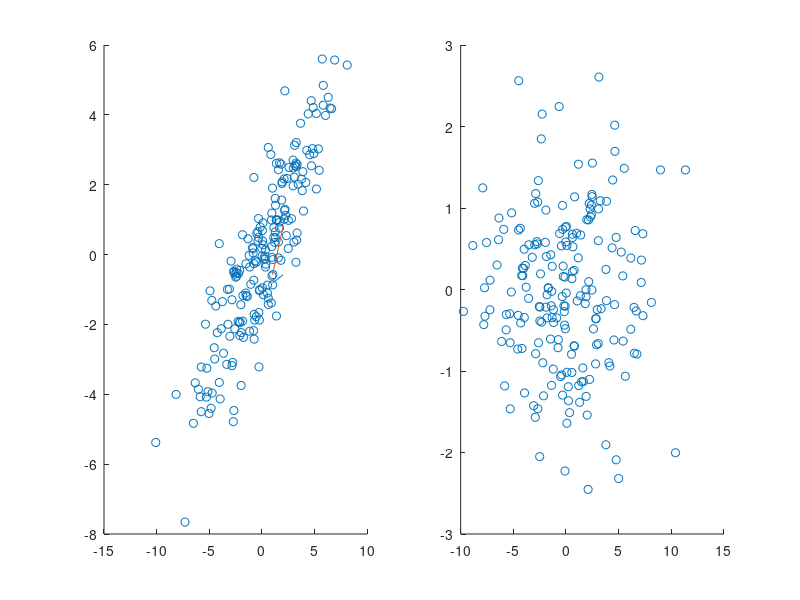

The MATLAB source for this figure: (Note: this script raises an error after producing the figure.)
%% lecture 5 - slide 25
clearvars
FigHandle = figure('name','lecture 5 - 25','numbertitle','off');
set(FigHandle, 'Position', [50, 50, 1000, 500]);
N = 200;
x1 = 4 * randn(N,1);
y1 = 1 * randn(N,1);
R = [cosd(145) -sind(145); sind(145) cosd(145)];
scaling = [x1, y1] * R;
x1 = scaling(:,1);
y1 = scaling(:,2);

data = [x1 y1];
X = data.';

subplot(1,2,1);
scatter(x1,y1);

cov_x = cov(X.');
[U,S,V] = svd(cov_x);
R = U*X;

% seperating X and Y for scatter plot purpose
x_plot = R(1,:);
y_plot = R(2,:);

% plotting the Eigen Vectors
hold on 
plot(U(:,1));
plot(U(:,2));
hold off;

% plotting the PCA output
subplot(1,2,2);
scatter(x_plot,y_plot);


%% lecture 5 - slide 37
clearvars
FigHandle = figure('name','lecture 5 - 37','numbertitle','off');
set(FigHandle, 'Position', [50, 50, 600, 500]);

load faces.mat;
cov_x = cov(X.');
[U,S,V] = svd(cov_x);
for i = 1:36
    subplot(6,6,i);
    img = reshape(U(:,i),M,N);
    imagesc(img),colormap(bone);axis off; 
end
%% lecture 5 - slide 39
clearvars
FigHandle = figure('name','lecture 5 - slide 39','numbertitle','off');
set(FigHandle, 'Position', [50, 50, 1000, 200]);

load faces.mat;

[H,V] = size(X);
INPUT = X;
subplot(1,6,1);
imagesc(reshape(INPUT(:,11),M,N)),colormap(bone),title('input');


%% taking mean face reduction
mean_face_vector = sum(X,2) / V;
mean_face = reshape(mean_face_vector,M,N);
% figure,imagesc(mean_face),colormap(bone);
for i = 1:V
    X(:,i) = X(:,i) - mean_face_vector;
end

%% Taking PCA
cov_x = cov(X.');
[U,S,V] = svd(cov_x);

%% for k = 50
k = 50;
U50 = U(:,1:k);
U50T = U50.';
size(U50T)
W = U50T*X;
recoveredFaces = U50T.' * W;
size(recoveredFaces)
approxFace = reshape(recoveredFaces(:,11),M,N);


subplot(1,6,2);
imagesc(U50T(:,11)),colormap gray,title('Weights');


subplot(1,6,3)
imagesc(approxFace+mean_face),colormap(bone),title('Approximation');

%% for k = 10
k = 10;
U10 = U(:,1:k);
U10T = U10.';
W = U10T*X;
recoveredFaces = U10T.' * W;
approxFace = reshape(recoveredFaces(:,11),M,N);

subplot(1,6,4);
imagesc(reshape(INPUT(:,11),M,N)),colormap(bone),title('input');


subplot(1,6,5)
imagesc(U10T(:,11)),colormap(bone),title('Weight');

subplot(1,6,6)
imagesc(approxFace+mean_face),colormap(bone), title('Approximation');

%% lecture 5 - slide 52
clearvars
FigHandle = figure('name','lecture 5 - slide 52','numbertitle','off');
set(FigHandle, 'Position', [50, 50, 1000, 500]);

load faces.mat;

[H,V] = size(X);
for i = 1:V
    imageTensor(:,:,i) = reshape(X(:,i),M,N);
end

xrange = [1 15];
yrange = [1 15];
%patchTensor
for i = 1:V
    x = uint8(rand(1,1)*range(xrange)+min(xrange));
    y = uint8(rand(1,1)*range(yrange)+min(yrange));
    imag = imageTensor(:,:,i);
    % taking patch of 10x10 size random
    patch = imag(x:x+9,y:y+9);
    patchTensor(:,:,i) = patch;
end

for i = 1:V
    p = patchTensor(:,:,i);
    inp(:,i) = p(:);
end

X = inp;
cov_x = cov(X.');
[U,S,V] = svd(cov_x);
for i = 1:50
    subplot(5,10,i);
    imagesc(reshape(U(:,i),10,10)),colormap(bone);axis off;
end

%% lecture 6 - slide 22
clearvars
FigHandle = figure('name','lecture 6 - 22','numbertitle','off');
set(FigHandle, 'Position', [50, 50, 1300, 300]);

N = 1000;
%range -1 to 1
a = -1;
b = 1;
r1 = (b-a).*rand(N,1) + a;
r2 = (b-a).*rand(N,1) + a;

x = 2*r1 + r2;
y = r1 + r2;

X = zeros(2,N);
X(1,:) = x;
X(2,:) = y;

subplot(1,3,1)
scatter(x,y);title('input');

% PCA
cov_x = cov(X.');
[U,S,V] = svd(cov_x);
R = U*X;
x_plot = R(1,:);
y_plot = R(2,:);

subplot(1,3,2)
scatter(x_plot,y_plot);title('PCA');

W = eye(2);
D = eye(2);
learningRate = 0.005;
delta = 0.00001;

% ICA
W = helperICA(learningRate, delta, W, X, D, N);
op = W*X;
size(op)
subplot(1,3,3)
scatter(op(1,:),op(2,:),'o'),title('ICA');

%% lecture 6 - slide 32
clearvars
load faces.mat;
[H,V] = size(X);
INPUT = X;

mean_face_vector = sum(X,2) / V;
mean_face = reshape(mean_face_vector,M,N);
% figure,imagesc(mean_face),colormap(bone);
for i = 1:V
    X(:,i) = X(:,i) - mean_face_vector;
end

cov_x = cov(X.');
[U,S,V] = svd(cov_x);
PCA_eigen = U;

FigHandle = figure('name','EIGEN FACES','numbertitle','off');
set(FigHandle, 'Position', [50, 50, 500, 500]);
for i = 1:16
    subplot(4,4,i);
    img = reshape(PCA_eigen(:,i),30,26);
    imagesc(img),colormap(bone);axis off;
end

ICA_INPUT = U(:,1:16).'*X;
W = rand(16);
D = eye(16);
learningRate = 1e-16;
delta = 0.00001;
N = 1000;
% normalize it
max_vals = max(ICA_INPUT.').';
ICA_INPUT = bsxfun(@rdivide,ICA_INPUT,max_vals);

W = helperICA(learningRate, delta, W, ICA_INPUT, D, N);
op = W * U(:,1:16).';
op = op.'; % to match slide sequence of faces
FigHandle = figure('name','ICA FACES','numbertitle','off');
set(FigHandle, 'Position', [50, 50, 500, 500]);
for i = 1:16
   subplot(4,4,i);
   img = reshape(op(:,i),30,26);
   imagesc(img),colormap(bone);axis off;
end
%% lecture 6 - slide 45
clearvars
in = zeros(100,200);
for i = 2:23
    for j = 2:23
        in(i,j) = 1;
    end
end

for i = 2:23
    for j = 50:90
        in(i,j) = 1;
    end
end

for i = 2:23
    for j = 130:160
        in(i,j) = 1;
    end
end

for i = 2:23
    for j = 183:200
        in(i,j) = 1;
    end
end

for i = 80:90
    for j = 20:40
        in(i,j) = 1;
    end
end

for i = 80:90
    for j = 80:110
        in(i,j) = 1;
    end
end

for i = 80:90
    for j = 150:180
        in(i,j) = 1;
    end
end
imagesc(imcomplement(in)),colormap gray;
axis xy

errorrate = 1e-5;
X = double(in);
H = rand(2,200)+10;
W = rand(100, 2)+10;
N = 500;
[output,W,H,N] = nmf_helper(X,W,H,N,errorrate);
figure
subplot(4,1,1)
plot(W(:,1)),title('Sometimes due to the randomness, it needs to be rerun for proper output - W column 1');
subplot(4,1,2)
plot(W(:,2)),title('W column 2');
subplot(4,1,3)
plot(H(1,:)),title('H ROW 1');
subplot(4,1,4)
plot(H(2,:)),title('H ROW 2');

%% lecture 6 - slide 51,52,53
clearvars
file = 'hands.mp4';
v = VideoReader(file);
i = 1;
while hasFrame(v)
    frame = readFrame(v);
    grayScale = rgb2gray(frame);
    video(:,i) = grayScale(:);
    i = i + 1;
end
X = double(video);
size(video)
[U,D] = eigs(cov(X.'));
size(X)
U = U(:,1:3);
UT = U.';
Z = UT*X;
figure('name','lecture 6 - slide 51','numbertitle','off');
subplot(2,3,1)
ut = reshape(U(:,1),60,80);
imagesc(ut*240),colormap bone,title('Component 1');

subplot(2,3,2)
ut = reshape(U(:,2),60,80);
imagesc(ut*240),colormap bone,title('Component 2');

subplot(2,3,3)
ut = reshape(U(:,3),60,80);
imagesc(ut*240),colormap bone,title('Component 3');

figure('name','lecture 6 - slide 51','numbertitle','off');
plot(Z(1,:))
hold on
plot(Z(2,:))
hold on
plot(Z(3,:))
hold off
W = rand(3);
D = eye(3);

learningRate = 1e-16;
delta = 0.0001;
N = 150;
W = helperICA(learningRate, delta, W, Z, D, N);
op = W * U.';
Z = op * X;

figure('name','lecture 6 - slide 52','numbertitle','off');
subplot(1,3,1)
imagesc(reshape(op(1,:), 60,80) .* 300), colormap bone,title('ICA component1');
subplot(1,3,2)
imagesc(reshape(op(2,:), 60,80) .* 300), colormap bone, title('ICA component2');
subplot(1,3,3)
imagesc(reshape(op(3,:), 60,80) .* 300), colormap bone, title('ICA component3');

figure('name','lecture 6 - slide 52','numbertitle','off');
subplot(3,1,1)
plot(Z(1,:))
subplot(3,1,2)
plot(Z(2,:))
subplot(3,1,3)
plot(Z(3,:))
errorrate = 1e-5;
H = rand(3, 123) + 10;
W = rand(4800, 3) + 10;
N = 50;

[output,W,H,N] = nmf_helper(X,W,H,N,errorrate);


figure('name','lecture 6 - slide 53','numbertitle','off');
subplot(2,3,1);
ut = reshape(W(:,1),60,80);
imagesc(ut),colormap gray

subplot(2,3,2)
ut = reshape(W(:,2),60,80);
imagesc(ut),colormap gray

subplot(2,3,3)
ut = reshape(W(:,3),60,80);
imagesc(ut),colormap gray


figure('name','lecture 6 - slide 53','numbertitle','off');
subplot(3,1,1)
plot(H(1,:)), title('comp 1');
subplot(3,1,2)
plot(H(2,:)), title('comp 2');
subplot(3,1,3)
plot(H(3,:)), title('comp 3');

%% lecture 7 - slide 36
clearvars
load('cities.mat');
%%
in = D;
[r,c] = size(in);
for i = 1:r
    sum = 0;
    for j = 1:c
        sum = sum + in(i,j);
    end
    avg = sum/c;
    avg
    for j = 1:c
        in(i,j) = in(i,j)-avg; 
    end
    avg = 0;
end

for j = 1:c
    sum = 0;
    for i = 1:r
        sum = sum + in(i,j);
    end
    avg = sum/r;
    for i = 1:r
        in(i,j) = in(i,j)-avg; 
    end
end


[U,S,V] = svd(cov(in));
% taking only top 3 components 
U = U(:,1:3);
Z = U.'*in;
X1 = Z(1,:);
Y1 = Z(2,:);
Z1 = Z(3,:);
%%
FigHandle = figure('name','lecture 7 - 26','numbertitle','off');
set(FigHandle, 'Position', [50, 50, 1000, 400]);
subplot(1,2,1)
imagesc(in);colormap gray;axis xy;
subplot(1,2,2)
scatter3(Y1,Z1,X1);
text(Y1,Z1,X1,cities);

%% lecture 7 - slide 56
clearvars
FigHandle = figure('name','lecture 7 - slide 56','numbertitle','off');
set(FigHandle, 'Position', [50, 50, 1000, 500]);
N = 2^10;
cmap = jet(N);
t = rand(1,N);
t = sort(4*pi*sqrt(t))'; 
z = 8*pi*rand(N,1); 
x = (t+.1).*cos(t);
y = (t+.1).*sin(t);
data = [x,y,z];
subplot(2,3,1)
scatter3(x,y,z,20,cmap);
view([-12,-82]);
title('input data');

W = zeros(N);
sigma = 100;

% finding the distance between points
for i = 1:N
    for j = 1:N
        d1 = (x(i)-x(j)).^2;
        d2 = (y(i)-y(j)).^2;
        d3 = (z(i)-z(j)).^2;
        d = d1+d2+d3;
        e = exp((-1*d)/sigma);
        W(i,j) = e;    
    end
end
% figure,imagesc(W);colormap gray;
tw = zeros(N);

neighboursTrials = [4 10 25 45];
index = 2;
for neighbours = neighboursTrials
    for i = 1:N
        [sort_data, sort_index] = sort(W(i,:),'descend');
        for j = 2:neighbours
            max_index = sort_index(1,j);
            tw(i,max_index) = sort_data(1,j);
        end
    end
   % figure,imagesc(tw);
    onet = ones(N,1).';
    rs = onet*tw;
    D = diag(rs);
    L = tw - D;
    for i = 1:N
        if (rs(1,i) ~= 0) 
            rs(1,i) = rs(1,i).^(-0.5);
        end
    end
    D1 = diag(rs);
    Lchandra = (D1*L*D1);
    % figure,imagesc(Lchandra);
    [U,S,V] = svd(Lchandra);
    subplot(2,3,index);
    scatter(U(:,N-1),U(:,N-2),50,cmap),axis ij, title(['neighbour k  =',int2str(neighbours)]);
    view([0,-88]);
    index = index + 1;
end
%% lecture 7 - slide 68
clearvars

FigHandle = figure('name','lecture 7 - 68','numbertitle','off');
set(FigHandle, 'Position', [50, 50, 1200, 300]);

file = 'hotlips.mp4';
v = VideoReader(file);
i = 1;

while hasFrame(v)
    frame = readFrame(v);
    grayScale = rgb2gray(frame);
    video(:,i) = grayScale(:);
    i = i + 1;
end
X = double(video);
[H,V,P] = size(frame);
N = 86;
W = zeros(N);
for i = 1:N
    frame1 = X(:,i);
    for j = 1:N
        frame2 = X(:,j);
        costheta = dot(frame1,frame2)/(norm(frame1)*norm(frame2));
%         theta = acos(costheta);
        W(i,j) = costheta;
    end
end
index = 1;
tw = zeros(N);
neighboursTrials = [2 4 8 25];
for neighbours = neighboursTrials
    for i = 1:N
        [sort_data, sort_index] = sort(W(i,:),'descend');
        for j = 2:neighbours
            max_index = sort_index(1,j);
            tw(i,max_index) = sort_data(1,j);
        end
    end
    % figure, imagesc(tw),colormap gray;


    onet = ones(N,1).';
    rs = onet*tw;
    D = diag(rs);
    L = tw - D;
    for i = 1:N
        if (rs(1,i) ~= 0) 
            rs(1,i) = rs(1,i).^(-0.5);
        end
    end
    D1 = diag(rs);
    Lchandra = (D1*L*D1);
    % figure,imagesc(Lchandra);
    [U,S,V] = svd(Lchandra);
    cmap = jet(N);
    subplot(1,4,index)
    scatter(U(:,N-1),U(:,N-2),50,cmap),colormap gray, title(['neighbours k=',int2str(neighbours)]);
    index = index + 1;
end
%% extra question
clearvars
load one.mat;
[R, C] = size(one);

for i = 1:C
    input(:,i) = one{i}(:);
end

X = input;

N = 1135;
for i = 1:N
    frame1 = X(:,i);
    for j = 1:N
        frame2 = X(:,j);
        costheta = dot(frame1,frame2)/(norm(frame1)*norm(frame2));
%         theta = acos(costheta);
        W(i,j) = costheta;
    end
end
tw = zeros(N);
neighbours = 100;
for i = 1:N
    [sort_data, sort_index] = sort(W(i,:),'descend');
    for j = 2:neighbours
        max_index = sort_index(1,j);
        tw(i,max_index) = sort_data(1,j);
    end
end
% figure, imagesc(tw),colormap gray;


onet = ones(N,1).';
rs = onet*tw;
D = diag(rs);
L = tw - D;
for i = 1:N
    if (rs(1,i) ~= 0) 
        rs(1,i) = rs(1,i).^(-0.5);
    end
end
D1 = diag(rs);
Lchandra = (D1*L*D1);
% figure,imagesc(Lchandra);
[U,S,V] = svd(Lchandra);
cmap = jet(N);
figure('name','extra credit question','numbertitle','off');
scatter(U(:,N-1),U(:,N-2)),colormap gray, title('I can observe that when LE is applied on the input data, ones.mat and project it down to 2 dimension, the pattern of 1 is clearly seen');

